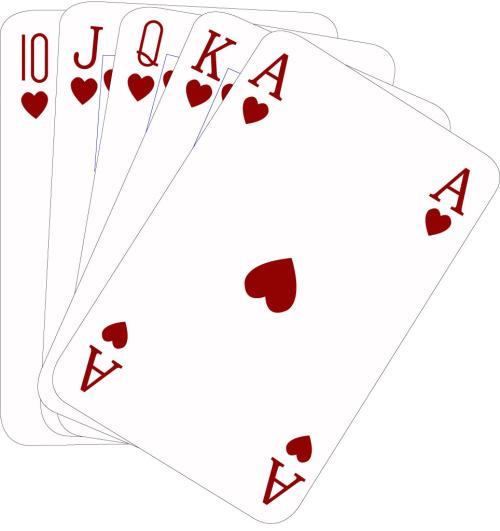
#> input picture Resources/card.jpg, 500 x 531 px, given in place of the camera
$ python chapter11.py
#> lines starting #> are read from the running program, lines starting #| are printed output that depends on the picture; after the words box and inside, x2 and y2 are one past the last pixel; in counts of white or black regions, pixels touching at a corner belong together
#!/usr/bin/env python
# -*- coding:utf-8 -*-
# @TIME  :2020/5/27 23:28
# @Author:Michael.ma

# DOCUMENT SCANNER

import cv2
import numpy as np

#######################
widthImg = 540
heightImg = 640
#######################

cap = cv2.VideoCapture(0)
cap.set(10, 150)


def preProcessing(img):
    imgGray = cv2.cvtColor(img, cv2.COLOR_BGR2GRAY)
    imgBlur = cv2.GaussianBlur(imgGray, (5, 5), 1)
    imgCanny = cv2.Canny(imgBlur, 200, 200)
    kernel = np.ones((5, 5))
    imgDila = cv2.dilate(imgCanny, kernel, iterations=2)
    imgThres = cv2.erode(imgDila, kernel, iterations=1)
    return imgThres


def getContours(img):
    biggest = np.array([])
    maxArea = 0
    contours, hierarchy = cv2.findContours(img, cv2.RETR_EXTERNAL, cv2.CHAIN_APPROX_NONE)
    for cnt in contours:
        area = cv2.contourArea(cnt)
        if area > 5000:
            # cv2.drawContours(imgContour, cnt, -1, (255, 0, 0), 3)
            peri = cv2.arcLength(cnt, True)
            approx = cv2.approxPolyDP(cnt, 0.02 * peri, True)
            if area > maxArea and len(approx) == 4:
                biggest = approx
                maxArea = area
    cv2.drawContours(imgContour, biggest, -1, (255, 0, 0), 10)
    return biggest


# [55 lines left out: functions reorder, getWarp, stackImages, not called in this run]


while True:
    success, img = cap.read()
#> img is the input picture: shape (531, 500, 3); mean B, G, R 243.2, 242.6, 248.8
    img = cv2.resize(img, (widthImg, heightImg))
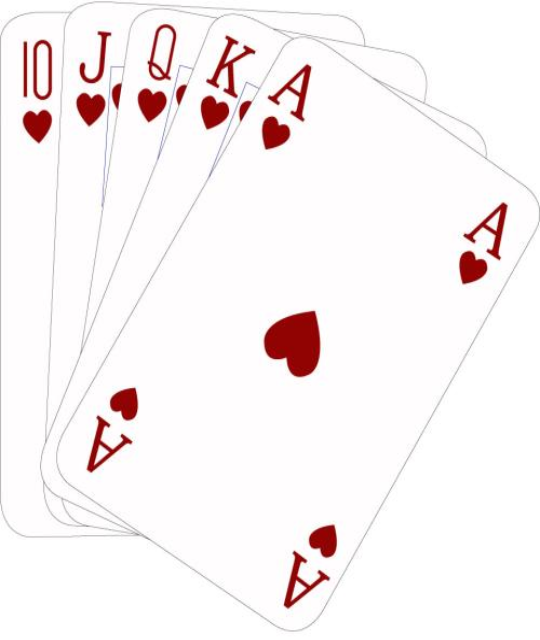
#> img: shape (640, 540, 3); mean B, G, R 243.2, 242.6, 248.8
    imgContour = img.copy()
    imgThres = preProcessing(img)
#> in preProcessing, `imgGray = cv2.cvtColor(img, cv2.COLOR_BGR2GRAY)`:
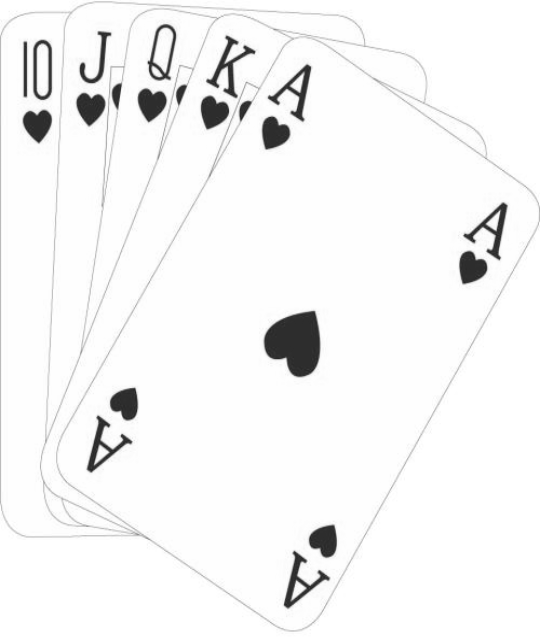
#> imgGray: shape (640, 540); min 28, max 255, mean 244.7
#> in preProcessing, `imgCanny = cv2.Canny(imgBlur, 200, 200)`:
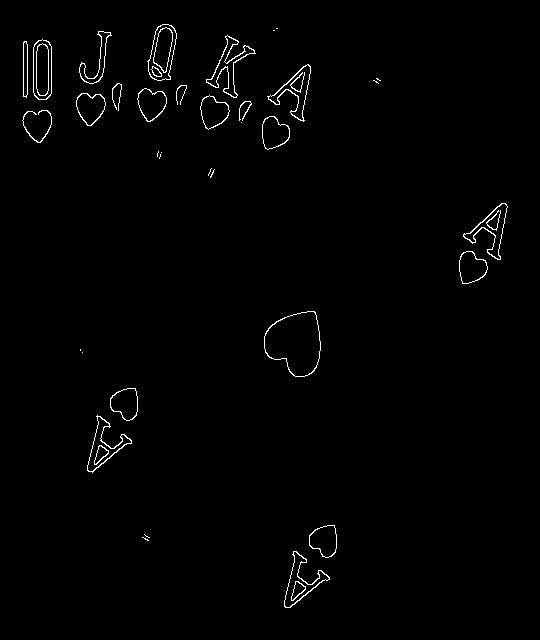
#> imgCanny: shape (640, 540); 1.1% white in thin lines or dots, all inside (x1, y1, x2, y2) = (22, 24, 508, 608)
#> in preProcessing, `imgDila = cv2.dilate(imgCanny, kernel, iterations=2)`:
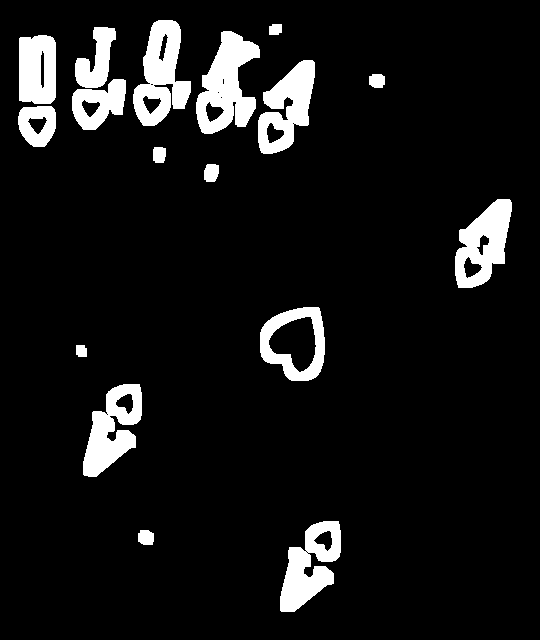
#> imgDila: shape (640, 540); 8.4% white; 17 white regions, largest, box (x1, y1, x2, y2) and area: (196, 31, 260, 134) 3733, (133, 20, 191, 126) 3443, (280, 521, 341, 612) 3055
#> in preProcessing, `imgThres = cv2.erode(imgDila, kernel, iterations=1)`:
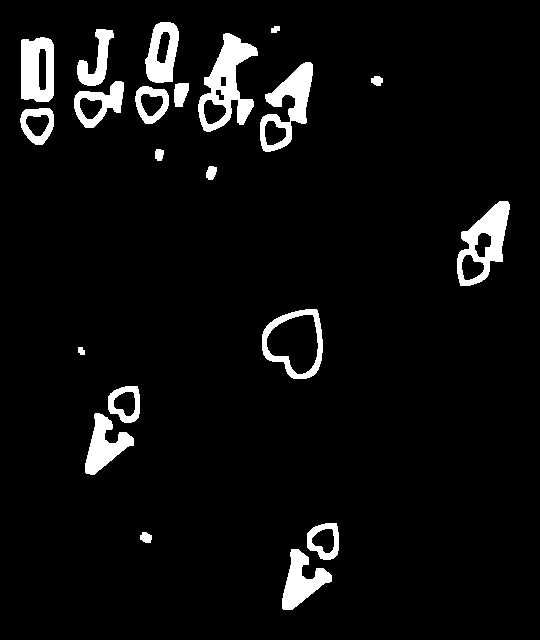
#> imgThres: shape (640, 540); 5.5% white; 21 white regions
    biggest = getContours(imgThres)
#> in getContours, `contours, hierarchy = cv2.findContours(img, cv2.RETR_EXTERNAL, cv2.CHA..`: contours = 21 contours; largest, box (x1, y1, x2, y2) and area: (262, 309, 323, 379) 3178, (198, 33, 258, 132) 2911, (457, 201, 510, 286) 2584, (260, 62, 313, 152) 2258, (21, 37, 54, 102) 1934
#> the loop in getContours, `for cnt in contours:` made 21 passes
#> area on passes 1 to 12: 1374.5, 84, 904, 1340, 905.5, 33, 3177.5, 2584, 99.5, 73.5, 935.5, 935.5
#> after the loop in getContours, `for cnt in contours:`: biggest = empty array; maxArea = 0
#> biggest = empty array
    if biggest.size != 0:
        imgWraped = getWarp(img, biggest)
        imageArray = ([imgContour, imgWraped])
        cv2.imshow("ImageWarped", imgWraped)
    else:
        cimageArray = ([imgContour, img])
#> (the run stopped early here; a loop or call above may not have finished)
